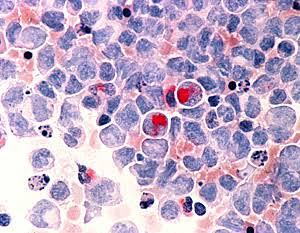
#> input picture trabajo_04_02_2024/cancer.jpg, 300 x 233 px
$ jupyter execute practica.ipynb
#> lines starting #> are read from the running program, lines starting #| are printed output that depends on the picture; after the words box and inside, x2 and y2 are one past the last pixel; in counts of white or black regions, pixels touching at a corner belong together
redimencionar imagen

[cell 1]
import cv2
import matplotlib.pyplot as plt

img= cv2.imread('cancer.jpg')
#> img is the input picture: shape (233, 300, 3); mean B, G, R 200.6, 172.1, 193
escale=0.5

img_redim=cv2.resize(img,None,fx=escale,fy=escale)
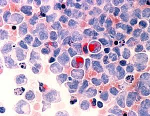
#> img_redim: shape (116, 150, 3); mean B, G, R 200.7, 172, 193

plt.figure(figsize=(10,5))
plt.subplot(1, 2, 1)
plt.title('original')
plt.imshow(cv2.cvtColor(img,cv2.COLOR_BGR2RGB))

plt.subplot(1, 2, 2)
plt.title('img redimencionado')
plt.imshow(cv2.cvtColor(img_redim,cv2.COLOR_BGR2RGB))
plt.show()
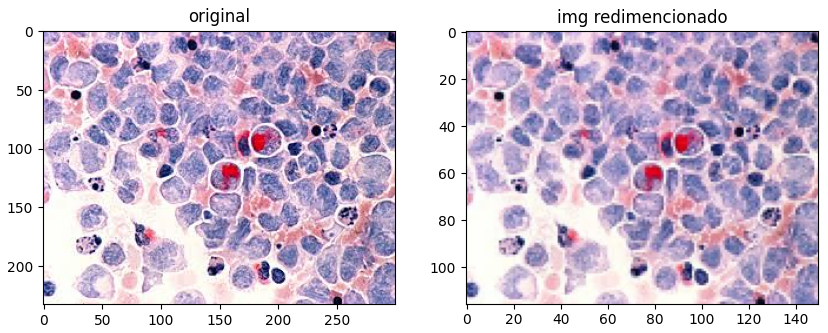
#> figure drawn by matplotlib, 2 panels

tralation

[cell 2]
import cv2
import numpy as np
import matplotlib.pyplot as plt

img= cv2.imread('cancer.jpg')
x=120
y=60

martriz_tras=np.float32([[1,0,x],[0,1,y]])
img_tras=cv2.warpAffine(img,martriz_tras,(img.shape[1],img.shape[0]))
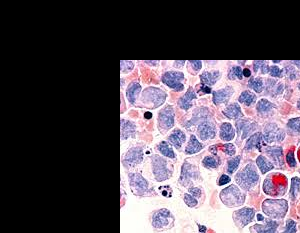
#> img_tras: shape (233, 300, 3); mean B, G, R 91.2, 77.8, 87.8


plt.figure(figsize=(10,5))
plt.subplot(1, 2, 1)
plt.title('original')
plt.imshow(cv2.cvtColor(img,cv2.COLOR_BGR2RGB))

plt.subplot(1, 2, 2)
plt.title('img tralation')
plt.imshow(cv2.cvtColor(img_tras,cv2.COLOR_BGR2RGB))
plt.show()
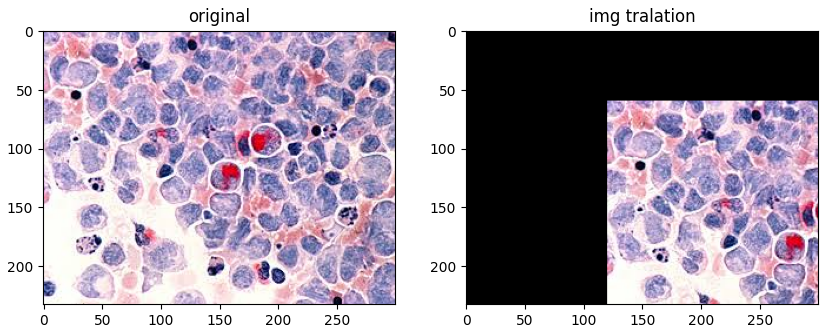
#> figure drawn by matplotlib, 2 panels

filtro mascara FIGURA

[cell 3]
import cv2
import numpy as np
import matplotlib.pyplot as plt

img= cv2.imread('cancer.jpg', cv2.IMREAD_GRAYSCALE)
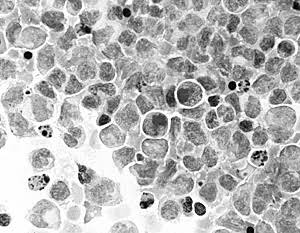
#> img: shape (233, 300); min 0, max 255, mean 181.9
alto, ancho =img.shape[:2]
#> alto = 233; ancho = 300
mascara=np.zeros_like(img)
circulo=(ancho//2,alto//2)
#> circulo = (150, 116)
radio=100
cv2.circle(mascara,circulo,radio,(255),-1)
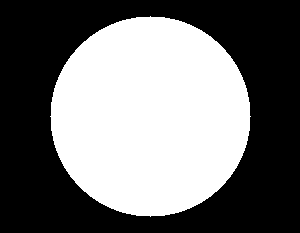
#> mascara: shape (233, 300); 44.9% white; 1 white region, box (x1, y1, x2, y2) and area: (50, 16, 251, 217) 31417
img_fin=cv2.bitwise_and(img,img,mask=mascara)
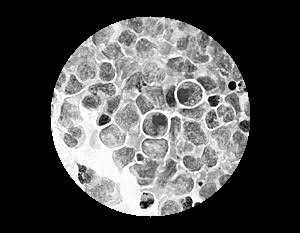
#> img_fin: shape (233, 300); min 0, max 255, mean 79.1

plt.figure(figsize=(10,5))
plt.subplot(1, 2, 1)
plt.title('original')
plt.imshow(cv2.cvtColor(img,cv2.COLOR_BGR2RGB))

plt.subplot(1, 2, 2)
plt.title('img filtro mascara')
plt.imshow(img_fin, cmap="gray")
plt.show()
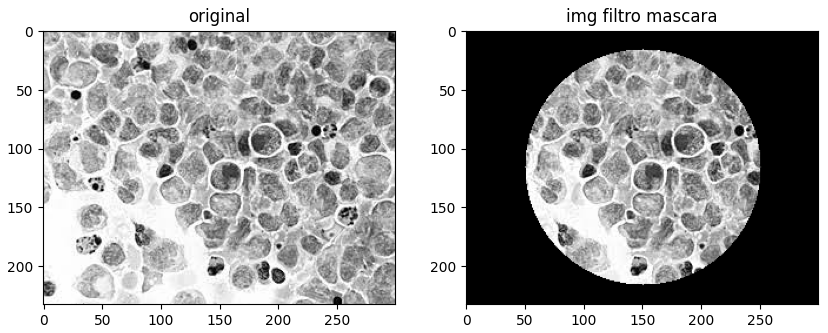
#> figure drawn by matplotlib, 2 panels

[cell 4]
import cv2
import numpy as np
import matplotlib.pyplot as plt

img= cv2.imread('cancer.jpg', cv2.IMREAD_GRAYSCALE)
alto, ancho =img.shape[:2]
mascara=np.zeros_like(img)
circulo=(ancho//2,alto//2)
radio=100
cv2.circle(mascara,circulo,radio,(255),-1)
img_fin=cv2.bitwise_and(img,img,mask=mascara)
img_fin1=img*(mascara/255)+(img//2)*(1-mascara/255)
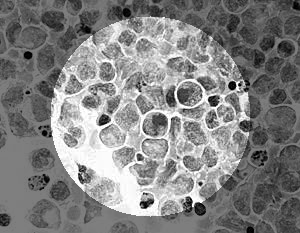
#> img_fin1: shape (233, 300) float64; min 0, max 255, mean 130.3

plt.figure(figsize=(10,5))
plt.subplot(1, 3, 1)
plt.title('original')
plt.imshow(cv2.cvtColor(img,cv2.COLOR_BGR2RGB))

plt.subplot(1, 3, 2)
plt.title('img filtro mascara')
plt.imshow(img_fin, cmap="gray")

plt.subplot(1, 3, 3)
plt.title('img filtro mascara degradado')
plt.imshow(img_fin1, cmap="gray")
plt.show()
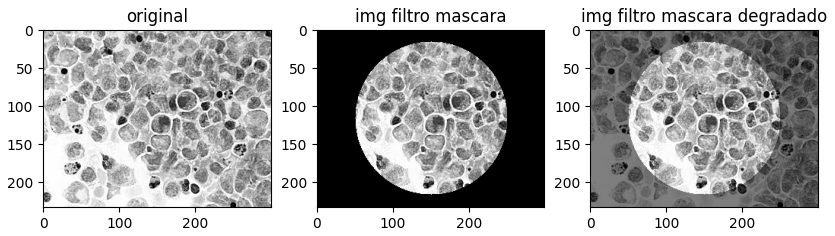
#> figure drawn by matplotlib, 3 panels
